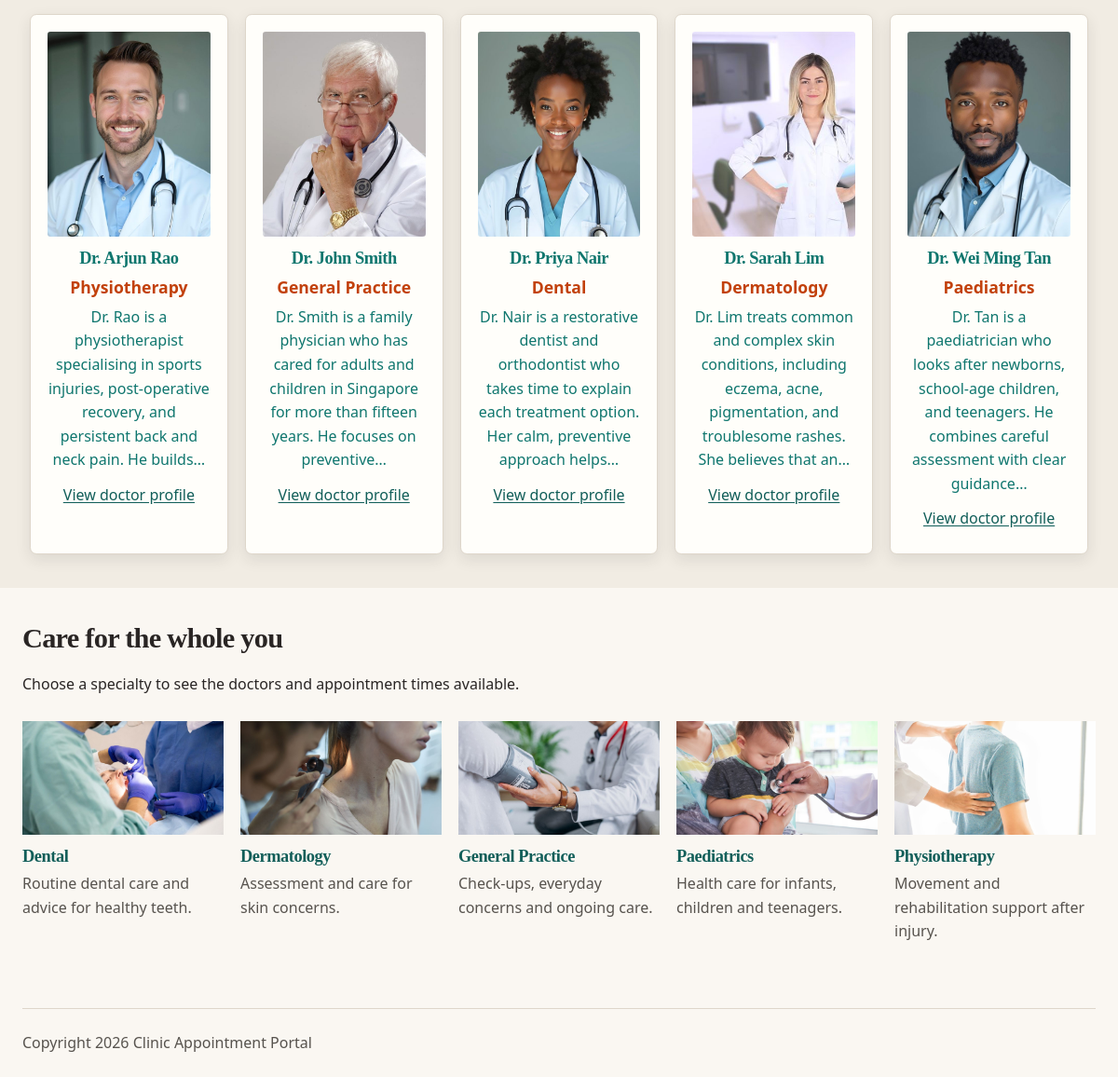
Page /clinic-base/index.php (lower part) on the earlier database version.
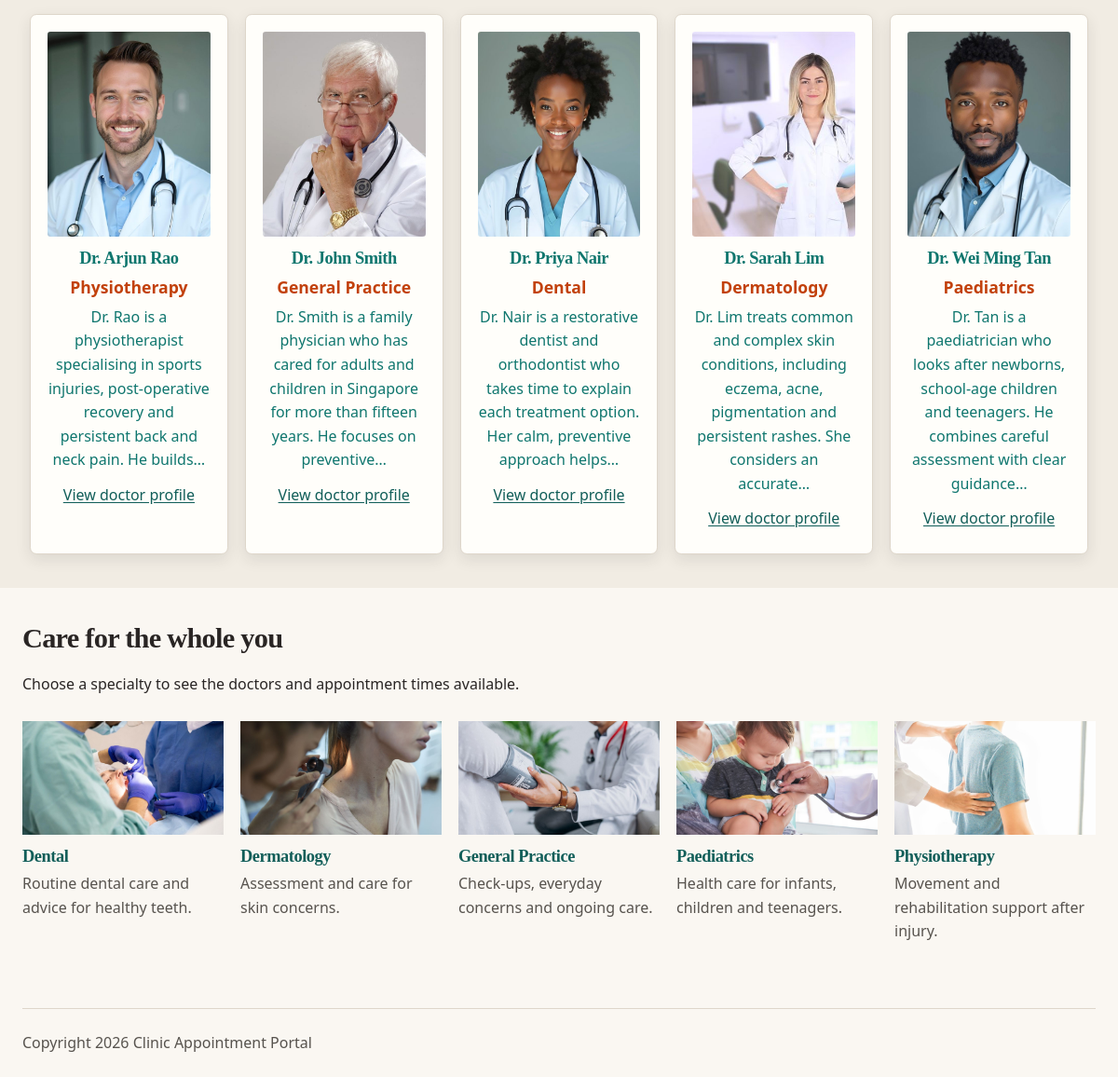
Same page on the later database version.
### tables this page shows
CREATE TABLE `doctor` (
  `DoctorID` INT NOT NULL AUTO_INCREMENT,
  `FullName` VARCHAR(100) NOT NULL,
  `User` VARCHAR(100) NOT NULL,
  `HashPass` VARCHAR(255) NOT NULL,
  `Email` VARCHAR(100) NOT NULL,
  `Specialty` VARCHAR(80) DEFAULT NULL,
  `Qualifications` VARCHAR(255) DEFAULT NULL,
  `Languages` VARCHAR(120) DEFAULT NULL,
  `WriteUp` MEDIUMTEXT DEFAULT NULL,
  `ImageURL` VARCHAR(255) DEFAULT NULL,
  PRIMARY KEY (`DoctorID`),
  UNIQUE KEY `uq_doctor_user` (`User`),
  UNIQUE KEY `uq_doctor_email` (`Email`)
);

### clinic-base/lib/helpers.php (called while the page is built, shortened)
<?php
function e(mixed $s): string
{
    return htmlspecialchars($s ?? '', ENT_QUOTES, 'UTF-8');
}
function text_excerpt(string $text, int $limit = 140): string
{
    $text = trim(preg_replace('/\s+/u', ' ', $text) ?? $text);
    preg_match_all('/./us', $text, $characters);
    $excerpt = implode('', array_slice($characters[0], 0, $limit));
    $boundary = strrpos($excerpt, ' ');
    if ($boundary !== false) {
        $excerpt = substr($excerpt, 0, $boundary);
    }
    return rtrim($excerpt) . '…';
}
function base_path(): string
{
    static $base = null;
    if ($base !== null) {
        return $base;
    }
    $base = '';
    $script = str_replace('\\', '/', (string) ($_SERVER['SCRIPT_NAME'] ?? ''));
    $file = realpath((string) ($_SERVER['SCRIPT_FILENAME'] ?? ''));
    $root = realpath(dirname(__DIR__));
    $inApp = str_replace('\\', '/', substr($file, strlen($root)));
    if ($inApp !== '' && strcasecmp(substr($script, -strlen($inApp)), $inApp) === 0) {
        $base = rtrim(substr($script, 0, -strlen($inApp)), '/');
    }
    return $base;
}
function url(string $path): string
{
    return base_path() . $path;
}
function app_request_uri(): string
{
    $uri = (string) ($_SERVER['REQUEST_URI'] ?? '/');
    $base = base_path();
    if ($base !== '' && strncasecmp($uri, $base, strlen($base)) === 0) {
        $uri = substr($uri, strlen($base));
    }
    return $uri === '' ? '/' : $uri;
}
function specialty_image(string $specialty): string
{
    $images = [
        'General Practice' => 'General_Practice_in_Action.jpg',
        'Dental' => 'Dentist_in_action.jpg',
        'Paediatrics' => 'Paediatrics_in_Action.jpg',
        'Dermatology' => 'Dermatologist_in_Action.jpg',
        'Physiotherapy' => 'Physiotherapist_in_Action.jpg',
    ];
    return '/assets/img/' . ($images[$specialty] ?? 'Clinic_Assisting_Elderly_woman.jpg');
}

### clinic-base/models/doctors.php (called while the page is built, shortened)
<?php
require_once dirname(__DIR__) . DIRECTORY_SEPARATOR . 'lib' . DIRECTORY_SEPARATOR . 'db.php';
function all_doctors(?string $specialty = null): array
{
    $sql = 'SELECT `DoctorID`, `FullName`, `Specialty`, `Qualifications`, `Languages`, `WriteUp`, `ImageURL`
                , (SELECT MIN(`SlotDateTime`)
                   FROM `slots`
                   WHERE `slots`.`DoctorID` = `doctor`.`DoctorID`
                     AND `slots`.`Status` = \'Available\'
                     AND `slots`.`SlotDateTime` >= NOW()) AS `NextAvailable`
            FROM `doctor`';
    $params = [];
    $sql .= ' ORDER BY `FullName`';
    return q_all($sql, $params);
}
function all_specialties(): array
{
    return q_all(
        'SELECT DISTINCT `Specialty`
         FROM `doctor`
         WHERE `Specialty` IS NOT NULL
         ORDER BY `Specialty`'
    );
}

### clinic-base/lib/db.php (called while the page is built, shortened)
<?php
function db(): PDO
{
    static $connection;
    if (!$connection instanceof PDO) {
        $dsn = 'mysql:host=' . DB_HOST
            . ';dbname=' . DB_NAME
            . ';charset=utf8mb4';
        $connection = new PDO($dsn, DB_USER, DB_PASS, [
            PDO::ATTR_ERRMODE => PDO::ERRMODE_EXCEPTION,
            PDO::ATTR_DEFAULT_FETCH_MODE => PDO::FETCH_ASSOC,
            PDO::ATTR_EMULATE_PREPARES => false,
            PDO::MYSQL_ATTR_INIT_COMMAND => "SET time_zone = '" . (new DateTimeImmutable())->format('P') . "'",
        ]);
    }
    return $connection;
}
function q(string $sql, array $params = []): PDOStatement
{
    $statement = db()->prepare($sql);
    $statement->execute($params);
    return $statement;
}
function q_all(string $sql, array $params = []): array
{
    return q($sql, $params)->fetchAll();
}

### clinic-base/index.php (the view, shortened to what this page needs)
<?php
require_once __DIR__ . DIRECTORY_SEPARATOR . 'lib' . DIRECTORY_SEPARATOR . 'helpers.php';
require_once __DIR__ . DIRECTORY_SEPARATOR . 'models' . DIRECTORY_SEPARATOR . 'doctors.php';
$doctors = all_doctors();
$specialties = all_specialties();
require __DIR__ . DIRECTORY_SEPARATOR . 'partials' . DIRECTORY_SEPARATOR . 'header.php';
?>
<main>
    <section class="featured-doctors band" aria-labelledby="featured-doctors-heading">
        <div class="doctor-tiles">
<?php if ($doctors === []): ?>
            <p class="empty-state">No doctors are currently available.</p>
<?php else: ?>
<?php foreach ($doctors as $doctor):
    $image = trim((string) ($doctor['ImageURL'] ?? ''));
    $image = $image === '' ? '/assets/img/clinic-logo.svg' : '/' . ltrim($image, '/');
?>
            <a class="doctor-tile" href="<?= e(url('/doctor.php?id=' . (int) $doctor['DoctorID'])) ?>">
                <img src="<?= e(url($image)) ?>" alt="Portrait of <?= e((string) $doctor['FullName']) ?>" width="440" height="550" loading="eager">
                <h3><?= e((string) $doctor['FullName']) ?></h3>
<?php if (trim((string) ($doctor['Specialty'] ?? '')) !== ''): ?>
                <p class="doctor-specialty"><?= e((string) $doctor['Specialty']) ?></p>
<?php endif; ?>
                <p class="doctor-excerpt"><?= e(text_excerpt((string) ($doctor['WriteUp'] ?? ''))) ?></p>
                <span class="doctor-tile-link">View doctor profile</span>
            </a>
<?php endforeach; ?>
<?php endif; ?>
        </div>
    </section>
    <section class="services" aria-labelledby="services-heading">
        <h2 id="services-heading">Care for the whole you</h2>
        <p>Choose a specialty to see the doctors and appointment times available.</p>
        <div class="specialty-strip">
<?php foreach ($specialties as $specialtyRow):
    $specialty = trim((string) ($specialtyRow['Specialty'] ?? ''));
    $specialtyCopy = [
        'General Practice' => 'Check-ups, everyday concerns and ongoing care.',
        'Dental' => 'Routine dental care and advice for healthy teeth.',
        'Paediatrics' => 'Health care for infants, children and teenagers.',
        'Dermatology' => 'Assessment and care for skin concerns.',
        'Physiotherapy' => 'Movement and rehabilitation support after injury.',
    ][$specialty] ?? 'Talk with a doctor about your care needs.';
?>
            <a class="specialty-item" href="<?= e(url('/doctors.php?specialty=' . rawurlencode($specialty))) ?>">
                <img src="<?= e(url(specialty_image($specialty))) ?>" alt="" width="640" height="360" loading="lazy">
                <h3><?= e($specialty) ?></h3>
                <p><?= e($specialtyCopy) ?></p>
            </a>
<?php endforeach; ?>
        </div>
    </section>
</main>
<?php
require __DIR__ . DIRECTORY_SEPARATOR . 'partials' . DIRECTORY_SEPARATOR . 'footer.php';

### clinic-base/partials/header.php (shortened to what this page needs)
<?php
require_once dirname(__DIR__) . DIRECTORY_SEPARATOR . 'lib' . DIRECTORY_SEPARATOR . 'helpers.php';
?>
<!doctype html>
<html lang="en">
<head>
    <link rel="stylesheet" href="<?= e(url('/assets/tokens.css')) ?>">
    <link rel="stylesheet" href="<?= e(url('/assets/css/style.css')) ?>">
</head>
<body>

### clinic-base/partials/footer.php (shortened to what this page needs)
<?php
require_once dirname(__DIR__) . DIRECTORY_SEPARATOR . 'lib' . DIRECTORY_SEPARATOR . 'helpers.php';
?>
<footer class="site-footer">
    <p>Copyright <?= e((string) date('Y')) ?> Clinic Appointment Portal</p>
</footer>
</body>
</html>

### clinic-base/assets/tokens.css (style rules this page uses)
:root { --c-ink: #292524; --c-muted: #57534e; --c-paper: #fffdf9; --c-surface: #faf7f2; --c-surface-band: #f1ece3; --c-surface-tile: #fffefa; --c-line: #ded6ca; --c-primary: #0f766e; --c-primary-dark: #115e59; --c-accent: #c2410c; --c-success: #166534; --c-danger: #b91c1c; --shadow-doctor-tile: 0 0.35rem 1rem rgba(41, 37, 36, 0.10); --radius-control: 0.2rem; --radius-tile: 0.45rem; --radius-section: 0; }

### clinic-base/assets/style.css (style rules this page uses)
:root { --ink: var(--c-ink); --muted: #57534e; --paper: var(--c-paper); --surface: var(--c-surface); --line: var(--c-line); --brand: var(--c-primary); --brand-dark: var(--c-primary-dark); --accent: var(--c-accent); --success: var(--c-success); --danger: var(--c-danger); --warning: #fff7ed; --danger-soft: #fef2f2; --space-1: 0.375rem; --space-2: 0.75rem; --space-3: 1.125rem; --space-4: 1.5rem; --space-5: 2.25rem; --space-6: 3.5rem; --radius: var(--radius-control); --font-display: "Iowan Old Style", "Palatino Linotype", Palatino, Georgia, serif; --font-body: "Segoe UI", "Gill Sans", "Trebuchet MS", sans-serif; }
* { box-sizing: border-box; }
html { color: var(--ink); background: var(--surface); font-family: var(--font-body); font-size: 100%; line-height: 1.6; }
body { margin: 0; min-width: 0; background: var(--surface); overflow-x: hidden; }
img { max-width: 100%; height: auto; }
a { display: inline-block; min-height: 2.75rem; padding-block: 0.55rem; color: var(--brand); }
a:link { color: var(--brand); }
h1, h2, h3 { font-family: var(--font-display); line-height: 1.2; letter-spacing: -0.025em; margin: 0 0 var(--space-3); }
h2 { font-size: clamp(1.5rem, 3vw, 1.9rem); }
h3 { font-size: 1.15rem; }
p, ul, ol { margin: 0 0 var(--space-3); }
.band { width: 100vw; margin-inline: calc(50% - 50vw); padding: var(--space-5) max(1rem, calc((100% - 72rem) / 2)); background: var(--c-surface-band); }
.band > :last-child { margin-bottom: 0; }
.site-header-inner, main, .site-footer { width: min(72rem, calc(100% - 2rem)); margin-inline: auto; }
main { padding-block: 1.5rem; }
.doctor-specialty { color: var(--brand-dark); font-size: 1.1rem; font-weight: 700; }
.doctor-tile { display: block; border: 1px solid var(--line); border-radius: var(--radius-tile); background: var(--c-surface-tile); box-shadow: var(--shadow-doctor-tile); padding: var(--space-3); color: var(--ink); text-decoration: none; transition: transform 150ms ease, box-shadow 150ms ease; }
.doctor-tiles { display: grid; grid-template-columns: repeat(auto-fit, minmax(min(100%, 13rem), 1fr)); gap: var(--space-3); }
.doctor-tile img { display: block; width: 100%; max-width: 176px; height: 220px; margin-inline: auto; aspect-ratio: 4 / 5; border-radius: var(--radius-control); object-fit: cover; object-position: top; }
.doctor-tile h3, .doctor-tile .doctor-specialty, .doctor-tile .doctor-excerpt, .doctor-tile-link { text-align: center; }
.doctor-tile h3 { margin-block: var(--space-2) var(--space-1); }
.doctor-tile .doctor-specialty { color: var(--c-accent); margin: 0 0 var(--space-1); }
.doctor-tile .doctor-excerpt { margin: 0; }
.doctor-tile-link { display: block; min-height: 2.75rem; padding-top: var(--space-2); color: var(--c-primary-dark); text-decoration: underline; text-underline-offset: 0.15em; }
:where(a, button, input, select, textarea, [role="button"]):focus-visible { outline: 0.2rem solid var(--accent); outline-offset: 0.2rem; box-shadow: 0 0 0 0.35rem rgba(194, 65, 12, 0.22); }
:where(a, button, input, select, textarea, [role="button"]):focus { outline: 0.2rem solid var(--accent); outline-offset: 0.2rem; }
.site-footer { border-top: 1px solid var(--line); color: var(--muted); padding-block: var(--space-4); }
.site-footer p { margin: 0; }
.featured-doctors { margin-inline: calc(50% - 50vw); }
.featured-doctors > h2, .featured-doctors > .doctor-tiles { width: min(72rem, calc(100% - 2rem)); margin-inline: auto; }
.services { padding-block: var(--space-5); }
.specialty-strip { display: grid; grid-template-columns: repeat(5, minmax(0, 1fr)); gap: var(--space-3); }
.specialty-item { color: var(--ink); text-decoration: none; }
.specialty-item img { display: block; width: 100%; aspect-ratio: 16 / 9; object-fit: cover; margin-bottom: var(--space-2); }
.specialty-item h3 { margin-bottom: var(--space-1); color: var(--brand-dark); }
.specialty-item p { margin: 0; color: var(--muted); }

Differences in the rows shown:
changed doctor "Dr. Arjun Rao": WriteUp "Dr. Rao is a physiotherapist specialising in sports injuries, post-operative recovery, and persistent back and neck pain. He builds…" → "Dr. Rao is a physiotherapist specialising in sports injuries, post-operative recovery and persistent back and neck pain. He builds…"
changed doctor "Dr. Sarah Lim": WriteUp "Dr. Lim treats common and complex skin conditions, including eczema, acne, pigmentation, and troublesome rashes. She believes that an…" → "Dr. Lim treats common and complex skin conditions, including eczema, acne, pigmentation and persistent rashes. She considers an accurate…"
changed doctor "Dr. Wei Ming Tan": WriteUp "Dr. Tan is a paediatrician who looks after newborns, school-age children, and teenagers. He combines careful assessment with clear guidance…" → "Dr. Tan is a paediatrician who looks after newborns, school-age children and teenagers. He combines careful assessment with clear guidance…"
